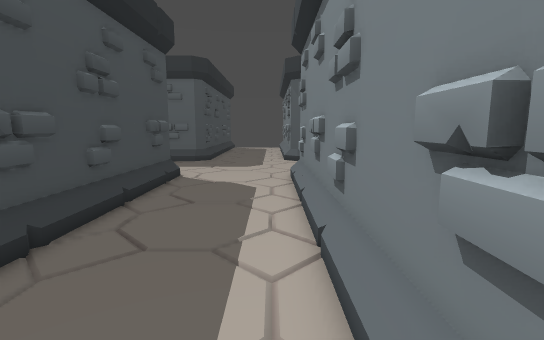
view 1 (above)

15 first-person views from a walk through a level from a Godot 3-D game. The camera is 1.3 m above the floor, tilts 8° down and sees 85° across. The floor is counted in squares, 0.5 m on a side. Each view is taken from the middle of a square. On the plan, view 1 faces up. The plan holds only what a view shows up to about 19 squares ahead; the rest is blank. The place goes on beyond the plan.

view 2
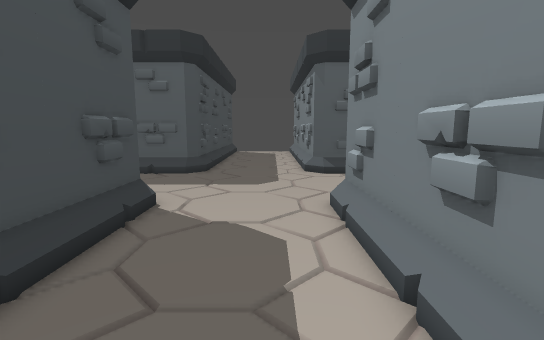

view 3
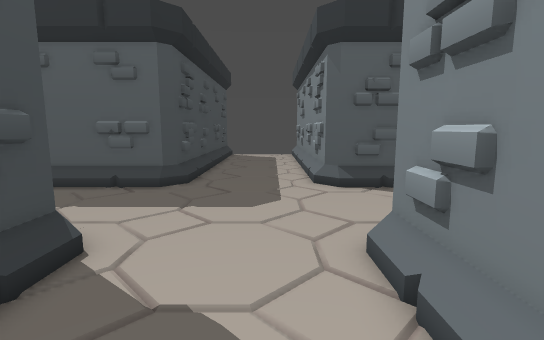

view 4
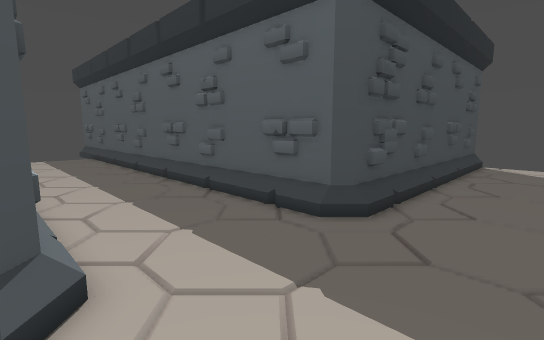

view 5
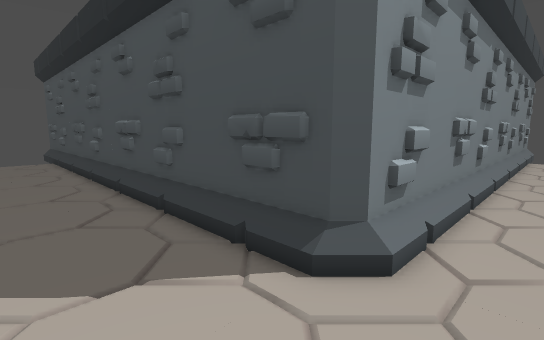

view 6
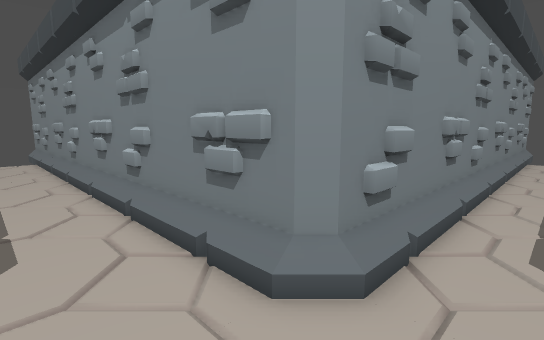

view 7
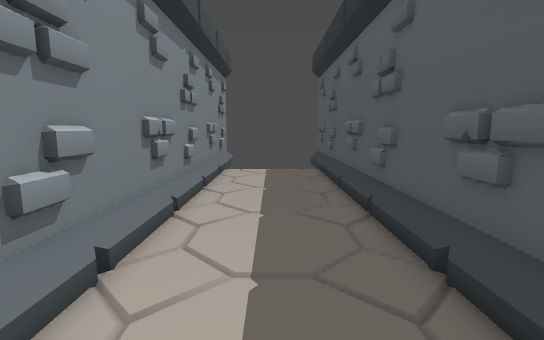

view 8
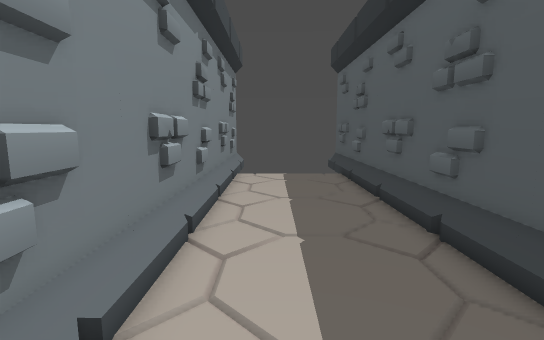

view 9
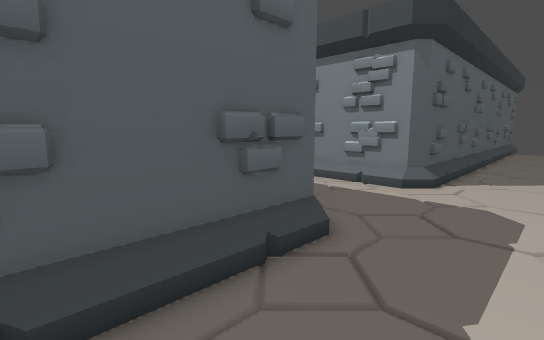

view 10
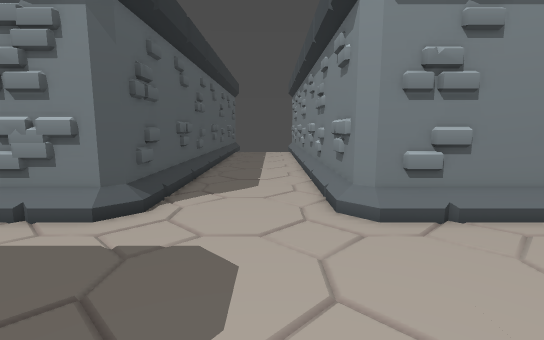

view 11
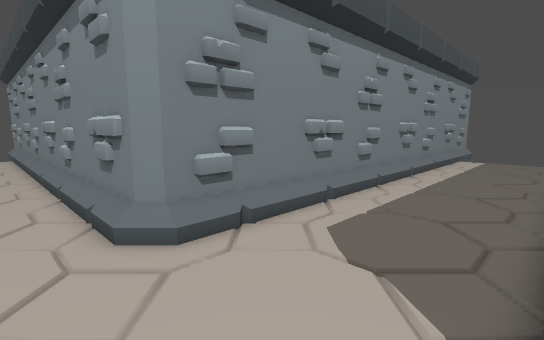

view 12
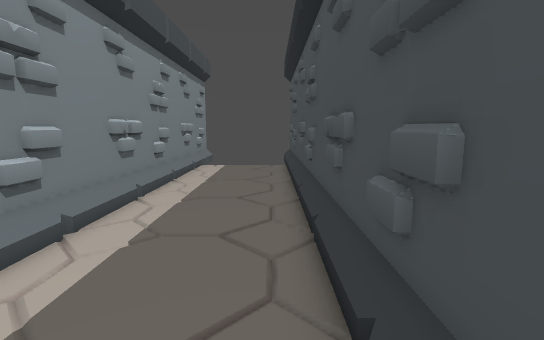

view 13
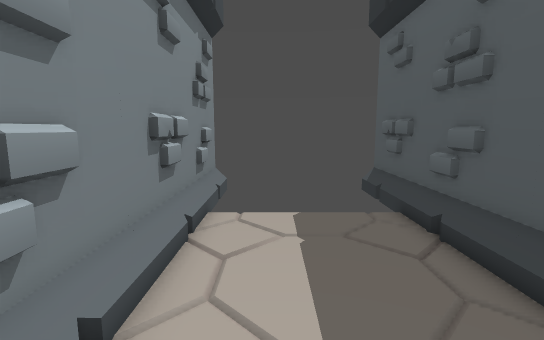

view 14
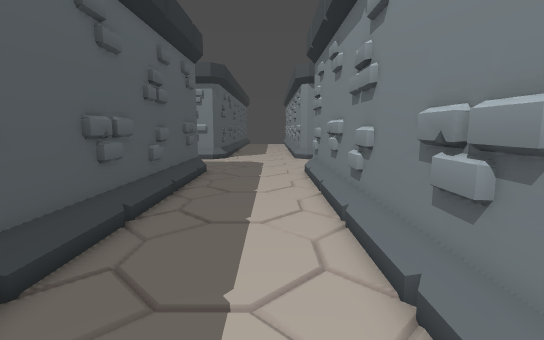

view 15
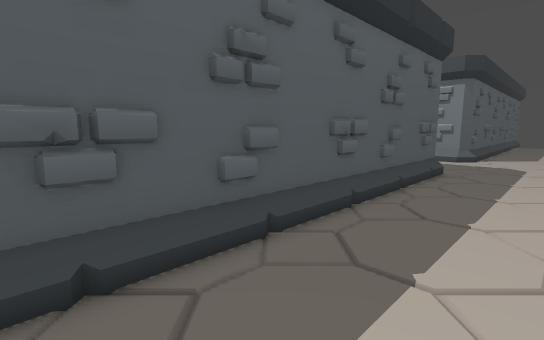

### Floor plan
Points are (right, up) in squares from view 1. A wall is a line through its corners. A room is listed if a view was taken in it or the views show most of it. See-through windows are left out.
Room 1 (views 1, 2, 3, 4, 5, 6, 7, 8, 9, 10, 11, 12, 13, 14, 15)
walls: (-5.3, 15.5) (-5.3, 13.1); (-5.3, 10.8) (-5.3, 8.6); (-5.5, 26.5) (-5.5, 24) (-6, 23.5) (-30.5, 23.5); (-5.3, 26.5) (-5.3, 24.8); (1.9, 16.5) (9.5, 16.5); (-5.3, 7.5) (-5.3, 5.8); (9.5, 23.5) (2, 23.5) (1.5, 24) (1.5, 26.5); (1.5, -3.5) (1.5, 16) (2.2, 16.7); (-30.5, 16.5) (-6, 16.5) (-5.5, 16) (-5.5, -3.5)
low walls: (-5.9, 16.8) (-5.2, 16.1); (-6.5, 23) (-7.9, 23); (-8.1, 23) (-9.5, 23); (-5.2, 24) (-5.8, 23.4); (-12.6, 23) (-13.5, 23); (1.4, 16.3) (2.1, 17); (1, 14.1) (1, 15.5); (-14.5, 23) (-15.9, 23); (1, 24.5) (1, 25.9); (1.8, 23.4) (1.4, 23.8); (-16.1, 23) (-17.5, 23); (1, 10.1) (1, 11.5); (3.9, 23) (2.5, 23); (1, 8.5) (1, 9.9); (-20.1, 23) (-21.5, 23); (1, 6.1) (1, 7.5); (-22.5, 23) (-23.9, 23); (1, 2.6) (1, 3.5); (-24.1, 23) (-25.5, 23); (-28.5, 23) (-29.4, 23)

Positions as (right, up) in squares from view 1, and headings:
1: (0, 0), facing up
2: (-1, 6), facing up
3: (-1, 10), facing up
4: (-1, 16), facing up-left
5: (-1, 19), facing down-left
6: (-1, 20), facing down-right
7: (-11, 20), facing left
8: (-13, 19), facing left
9: (-12, 19), facing up-right
10: (-7, 19), facing right
11: (-5, 19), facing down-right
12: (-4, 13), facing down
13: (-21, 19), facing left
14: (-24, 19), facing right
15: (-25, 18), facing up-right
